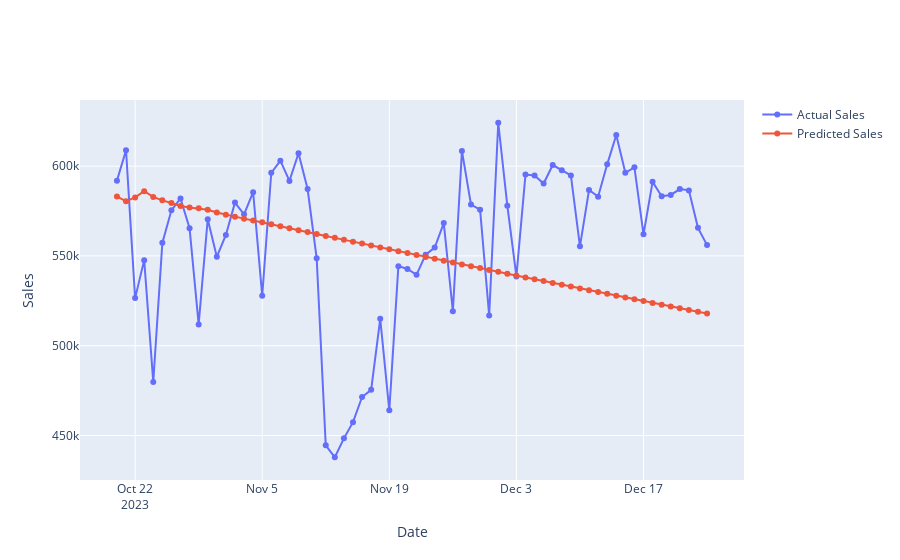

The cell this chart's notebook holds for it:
### Code cell
features = ['IsWeekend', 'Temp', 'Rain', 'Humidity','Sales_MA_7'
            # 'Sales_Day_1', 'Sales_Day_2', 'Sales_Day_3', 'Sales_Day_4', 'Sales_Day_5',
            # 'Sales_Day_6', 'Sales_Day_7'
            ]

target = 'Sales'
plot_graphs = True

train_df, test_df = get_train_val_test_dfs(combined_df)
model, history = model_train(train_df, features, target)
# if(plot_graphs):
#     plot_training_graphs(history)

test_df = model_test(model, test_df, features, target)
print(f"MAPE for test data: {mape(test_df['Sales'], test_df['Predicted_Sales'])}")

if(plot_graphs):
    plot_test_graphs(test_df)
